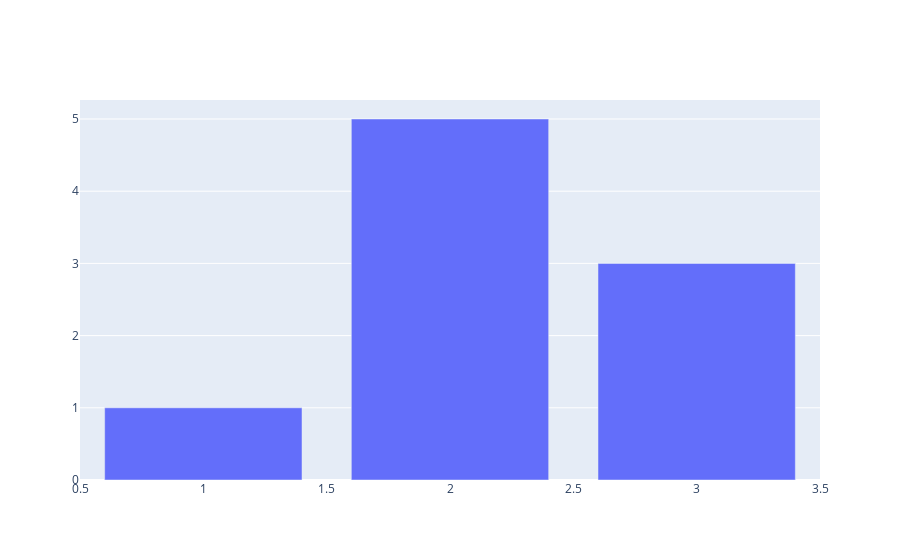

This figure's notebook cell:
### Code cell
import plotly.graph_objects as go # matplotlib와 개념 유사

fig = go.Figure()
fig.add_trace(go.Bar(x = [1, 2, 3], y = [1, 5, 3]))
fig.show()

### Figure 1 — Plotly figure (JSON) as saved in the notebook; plotly's stock layout.template omitted (floating-point values rounded to 4 significant figures)
{"data": [{"type": "bar", "x": [1, 2, 3], "y": [1, 5, 3]}], "layout": {}}
